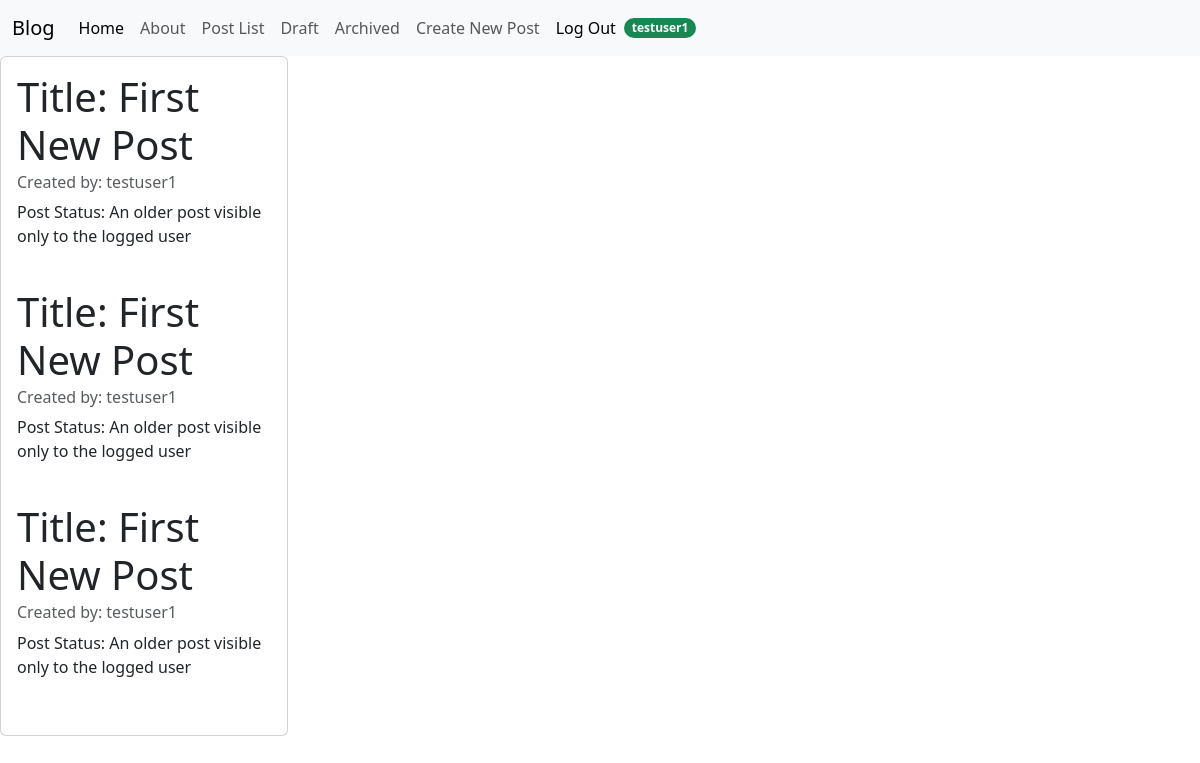
Page /posts/archived/list/ (signed in) on the committed database.
### posts/models.py (models this page shows, shortened)
class Post(models.Model):
    title = models.CharField(max_length=128)
    subtitle = models.CharField(max_length=256)
    body = models.TextField()
    author = models.ForeignKey(
        get_user_model(),
        on_delete=models.CASCADE
    )
    created_on = models.DateTimeField(auto_now_add=True)
    status = models.ForeignKey(
        Status,
        on_delete=models.CASCADE
    )

class Status(models.Model):
    name = models.CharField(max_length=128, unique=True)
    description = models.CharField(max_length=256, help_text="Write a description about the status: ")

### posts/views.py (the view)
# urls.py: path('archived/list/', PostArchivedListView.as_view(), name='archived_list'),
class PostArchivedListView(LoginRequiredMixin, ListView):
    template_name = "posts/archived_list.html"
    context_object_name = "archived"
    status = Status.objects.get(name="archived")
    queryset = Post.objects.filter(status=status).order_by("created_on").reverse()
    def get_context_data(self, **kwargs):
        context = super().get_context_data(**kwargs)
        draft_posts = context['archived'].filter(author=self.request.user)
        context['archived'] = draft_posts
        return context

### templates/posts/archived_list.html (shortened to what this page needs)
{% extends 'base.html' %}
{% block content %}
    <div class="card" style="width: 18rem;">
        <div class="card-body">
            {% for item in archived %}
            <h1 class="card-title">Title: {{ item.title }}</h1>
            <h6 class="card-subtitle mb-2 text-body-secondary">Created by: {{ item.author }}</h6>
            <p class="card-text">Post Status: {{ item.status.description  }}</p>
            <br>
            {% endfor %}
        </div>
    </div>
{% endblock %}

### templates/navbar.html (shortened to what this page needs)
<nav class="navbar navbar-expand-lg bg-body-tertiary">
  <div class="container-fluid">
    <a class="navbar-brand" href="{% url 'home' %}">Blog</a>
    <div class="collapse navbar-collapse" id="navbarNavDropdown">
      <ul class="navbar-nav">
        <li class="nav-item">
          <a class="nav-link active" aria-current="page" href="{% url 'home' %}">Home</a>
        </li>
        <li class="nav-item">
          <a class="nav-link" href="{% url 'about' %}">About</a>
        </li>
         <li class="nav-item">
          <a class="nav-link" href="{% url 'posts' %}">Post List</a>
        </li>
        {% if user.is_authenticated %}
         <li class="nav-item">
          <a class="nav-link" href="{% url 'draft_list' %}">Draft</a>
        </li>
         <li class="nav-item">
          <a class="nav-link" href="{% url 'archived_list' %}">Archived</a>
        </li>
         <li class="nav-item">
          <a class="nav-link" href="{% url 'new' %}">Create New Post</a>
        </li>
           <li class="nav-item">
             <form method="post" action="{% url 'logout' %}">
              <input type="submit" value="Log Out" class="nav-link active">
             </form>
           </li>
        {% endif%}
      </ul>
      {% if user.is_authenticated %}
        <div class="d-flex">
          <span class="badge rounded-pill text-bg-success">{{user}}</span>
        </div>
        {% endif %}
    </div>
  </div>
</nav>

### rows in the picture
Post: title "First New Post", author "testuser1", status.description "An older post visible only to the logged user"
Post: title "First New Post", author "testuser1", status.description "An older post visible only to the logged user"
Post: title "First New Post", author "testuser1", status.description "An older post visible only to the logged user"

### other values in the picture
{{ user }} "testuser1"
